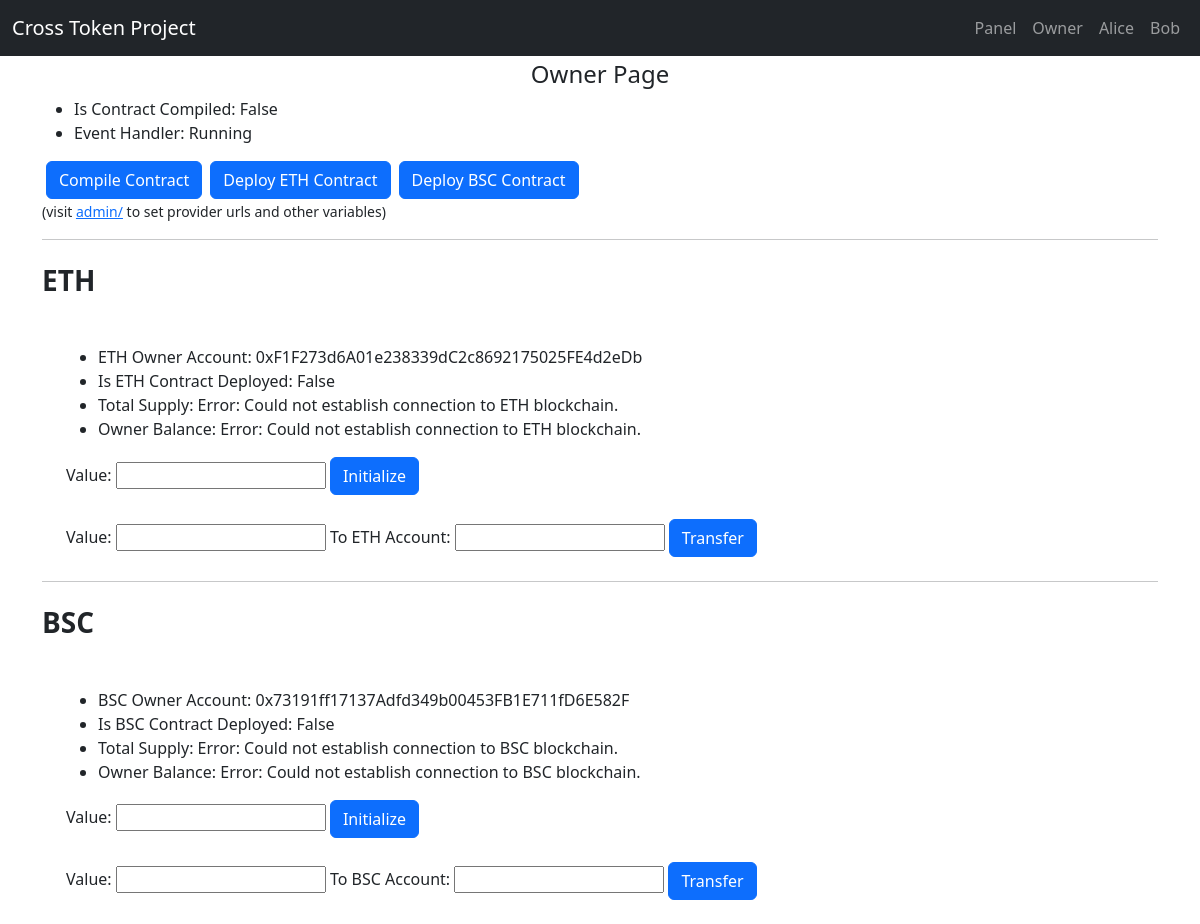
/owner/, run on the app's committed database.
### core/models.py (models this page shows, shortened)
class Config(models.Model):
    class Meta:
        verbose_name = 'Config'
        verbose_name_plural = 'Configs'
    eth_url = models.URLField(blank=True, null=True)
    bsc_url = models.URLField(blank=True, null=True)
    owner_eth_address = models.CharField(max_length=255, blank=True, null=True)
    owner_bsc_address = models.CharField(max_length=255, blank=True, null=True)
    eth_third_party_address = models.CharField(max_length=255, blank=True, null=True)
    bsc_third_party_address = models.CharField(max_length=255, blank=True, null=True)
    alice_eth_address = models.CharField(max_length=255, blank=True, null=True)
    bob_bsc_address = models.CharField(max_length=255, blank=True, null=True)
    deployed_eth_contract_address = models.CharField(max_length=255, blank=True, null=True)
    deployed_bsc_contract_address = models.CharField(max_length=255, blank=True, null=True)
    is_contract_compiled = models.BooleanField(default=False)
    event_handler_status = models.BooleanField(default=False)
    is_eth_deployed = models.BooleanField(default=False)
    is_bsc_deployed = models.BooleanField(default=False)

### core/views.py (the view)
# urls.py: path('owner/', views.owner, name='owner'),
def owner(request):
    try:
        cf = ContractFunctions(is_bsc=False)
        eth_owner_balance = cf.balance_of(cf.owner_address)
    except Exception:
        eth_owner_balance = 'Error: Could not establish connection to ETH blockchain.'
    try:
        cf = ContractFunctions(is_bsc=True)
        bsc_owner_balance = cf.balance_of(cf.owner_address)
    except Exception:
        bsc_owner_balance = 'Error: Could not establish connection to BSC blockchain.'
    try:
        cf = ContractFunctions(is_bsc=False)
        eth_total_supply = cf.total_supply_amount()
    except Exception:
        eth_total_supply = 'Error: Could not establish connection to ETH blockchain.'
    try:
        cf = ContractFunctions(is_bsc=True)
        bsc_total_supply = cf.total_supply_amount()
    except Exception:
        bsc_total_supply = 'Error: Could not establish connection to BSC blockchain.'
    config = Config.objects.get()
    try:
        deployed_eth_contract_address = config.deployed_eth_contract_address
        is_eth_deployed = contract_exists(is_bsc=False, contract_address=deployed_eth_contract_address)
        config.is_eth_deployed = is_eth_deployed
    except Exception:
        is_eth_deployed = False
        config.is_eth_deployed = is_eth_deployed
    try:
        deployed_bsc_contract_address = config.deployed_bsc_contract_address
        is_bsc_deployed = contract_exists(is_bsc=True, contract_address=deployed_bsc_contract_address)
        config.is_bsc_deployed = is_bsc_deployed
    except Exception:
        is_bsc_deployed = False
        config.is_bsc_deployed = is_bsc_deployed
    is_compiled = is_contract_compiled()
    config.is_contract_compiled = is_compiled
    config.save()
    eth_owner = config.owner_eth_address
    bsc_owner = config.owner_bsc_address
    event_handler_status = config.event_handler_status
    template = loader.get_template('owner.html')
    context = {
        'is_compiled': is_compiled,
        'event_handler_status': event_handler_status,
        'is_eth_deployed': is_eth_deployed,
        'is_bsc_deployed': is_bsc_deployed,
        'eth_owner': eth_owner,
        'bsc_owner': bsc_owner,
        'eth_owner_balance': eth_owner_balance,
        'bsc_owner_balance': bsc_owner_balance,
        'eth_total_supply': eth_total_supply,
        'bsc_total_supply': bsc_total_supply,
    }
    return HttpResponse(template.render(context, request))

### blockchain/compile_contract.py (called while the page is built)
def is_contract_compiled():
    try:
        bc = load_local_bytecode()
        abi = load_local_abi()
    except:
        return False
    if all([bc, abi]):
        return True
    return False

### blockchain/deploy.py (called while the page is built)
def contract_exists(is_bsc: bool, contract_address: str):
    if not is_bsc:
        w3 = get_w3_eth()
    else:
        w3 = get_w3_bsc()
    bytecode = w3.eth.get_code(contract_address)
    if bytecode:
        print("Contract is deployed at address", contract_address)
        return True
    else:
        print("No contract is deployed at address", contract_address)
        return False

### blockchain/utils/get_w3.py (called while the page is built)
def get_w3_eth():
    eth_url = Config.objects.get().eth_url
    instance = Web3(Web3.HTTPProvider(eth_url))
    assert instance.is_connected()
    return instance

def get_w3_bsc():
    bsc_url = Config.objects.get().bsc_url
    instance = Web3(Web3.HTTPProvider(bsc_url))
    assert instance.is_connected()
    return instance

### blockchain/utils/load_bytecode.py (called while the page is built)
def load_local_bytecode():
    dir_path = os.path.dirname(os.path.realpath(__file__))
    with open(dir_path + '/../contracts/myToken.bin', 'r') as f:
        file_bytecode = json.loads(f.read())
    return file_bytecode

### templates/owner.html (shortened to what this page needs)
{% extends 'base.html' %}
{% block body %}
    <h4 class="text-center">Owner Page</h4>
    <div class="container mb-3">
        <ul>
            <li>Is Contract Compiled: {% if is_compiled %}True{% else %}False{% endif %}</li>
            <li>Event Handler: {% if event_handler_status %}Running{% else %}Stopped{% endif %}</li>
        </ul>
    </div>
    <div class="container d-flex">
        <form class="mx-1" method="POST" action="{% url 'compile_contract' %}">
            <button class="btn btn-primary">Compile Contract</button>
        </form>
        <form class="mx-1" method="POST" action="{% url 'deploy_eth' %}">
            <button class="btn btn-primary">Deploy ETH Contract</button>
        </form>
        <form class="mx-1" method="POST" action="{% url 'deploy_bsc' %}">
            <button class="btn btn-primary">Deploy BSC Contract</button>
        </form>
    </div>
    <div class="container">
        <small>(visit <a href="{% url 'admin:index' %}">admin/</a> to set provider urls and other variables)</small>
    </div>
    <div class="container">
        <hr>
        <h3 class="mt-4"><b>ETH</b></h3>
        <div class="form-check mt-2">
            <form class="mb-4" method="post" action="{% url 'init_eth' %}">
                <ul class="mt-5 mb-3">
                    <li>ETH Owner Account: {% if eth_owner %}{{ eth_owner }}{% else %}Not Set{% endif %}</li>
                    <li>Is ETH Contract Deployed: {% if is_eth_deployed %}True{% else %}False{% endif %}</li>
                    <li>Total Supply: {{ eth_total_supply }}</li>
                    <li>Owner Balance: {{ eth_owner_balance }}</li>
                </ul>
                <label for="eth_init_value">Value:</label>
                <input class="form-text" type="number" step="1" id="eth_init_value" name="eth_init_value">
                <button type="submit" class="btn btn-primary">Initialize</button>
            </form>
            <form class="mb-4" method="post" action="{% url 'transfer_eth' %}">
                <label for="eth_transfer_value">Value:</label>
                <input class="form-text" type="number" step="1" id="eth_transfer_value" name="eth_transfer_value">
                <label for="eth_transfer_address">To ETH Account:</label>
                <input class="form-text" type="text" id="eth_transfer_address" name="eth_transfer_address">
                <button type="submit" class="btn btn-primary">Transfer
                </button>
            </form>
        </div>
        <hr>
    </div>
    <div class="container">
        <h3 class="mt-4"><b>BSC</b></h3>
        <div class="form-check mt-2">
            <form class="mb-4" method="POST" action="{% url 'init_bsc' %}">
                <ul class="mt-5 mb-3">
                    <li>BSC Owner Account: {% if bsc_owner %}{{ bsc_owner }}{% else %}Not Set{% endif %}</li>
                    <li>Is BSC Contract Deployed: {% if is_bsc_deployed %}True{% else %}False{% endif %}</li>
                    <li>Total Supply: {{ bsc_total_supply }}</li>
                    <li>Owner Balance: {{ bsc_owner_balance }}</li>
                </ul>
                <label for="bsc_init_value">Value:</label>
                <input class="form-text" type="number" step="1" id="bsc_init_value" name="bsc_init_value">
                <button type="submit" class="btn btn-primary">Initialize</button>
            </form>
            <form class="mb-4" method="POST" action="{% url 'transfer_bsc' %}">
                <label for="bsc_transfer_value">Value:</label>
                <input class="form-text" type="number" step="1" id="bsc_transfer_value" name="bsc_transfer_value">
                <label for="bsc_transfer_address">To BSC Account:</label>
                <input class="form-text" type="text" id="bsc_transfer_address" name="bsc_transfer_address">
                <button type="submit" class="btn btn-primary">Transfer
                </button>
            </form>
        </div>
    </div>
{% endblock %}

### templates/base.html (shortened to what this page needs)
{% load static %}
<!doctype html>
<html lang="en">
<head>
    <link rel="stylesheet" href="{% static 'bootstrap-5.3.0-alpha2-dist/css/bootstrap.min.css' %}">
</head>
<body>
<nav class="navbar navbar-expand-lg navbar-dark bg-dark fixed-top">
    <div class="container-fluid">
        <a class="navbar-brand" href="{% url 'index' %}">Cross Token Project</a>
        <div class="collapse navbar-collapse" id="navbarNav">
            <ul class="navbar-nav ms-auto">
                <li class="nav-item">
                    <a class="nav-link" href="{% url 'admin:index' %}">Panel</a>
                </li>
                <li class="nav-item">
                    <a class="nav-link" href="{% url 'owner' %}">Owner</a>
                </li>
                <li class="nav-item">
                    <a class="nav-link" href="{% url 'alice' %}">Alice</a>
                </li>
                <li class="nav-item">
                    <a class="nav-link" href="{% url 'bob' %}">Bob</a>
                </li>
            </ul>
        </div>
    </div>
</nav>
<div style="margin-top: 60px;">
{% block body %}{% endblock %}
</div>
</body>
</html>

### data on the page
Config: owner_eth_address "0xF1F273d6A01e238339dC2c8692175025FE4d2eDb", owner_bsc_address "0x73191ff17137Adfd349b00453FB1E711fD6E582F"

### other printed values
{{ eth_total_supply }} "Error: Could not establish connection to ETH blockchain."
{{ eth_owner_balance }} "Error: Could not establish connection to ETH blockchain."
{{ bsc_total_supply }} "Error: Could not establish connection to BSC blockchain."
{{ bsc_owner_balance }} "Error: Could not establish connection to BSC blockchain."
